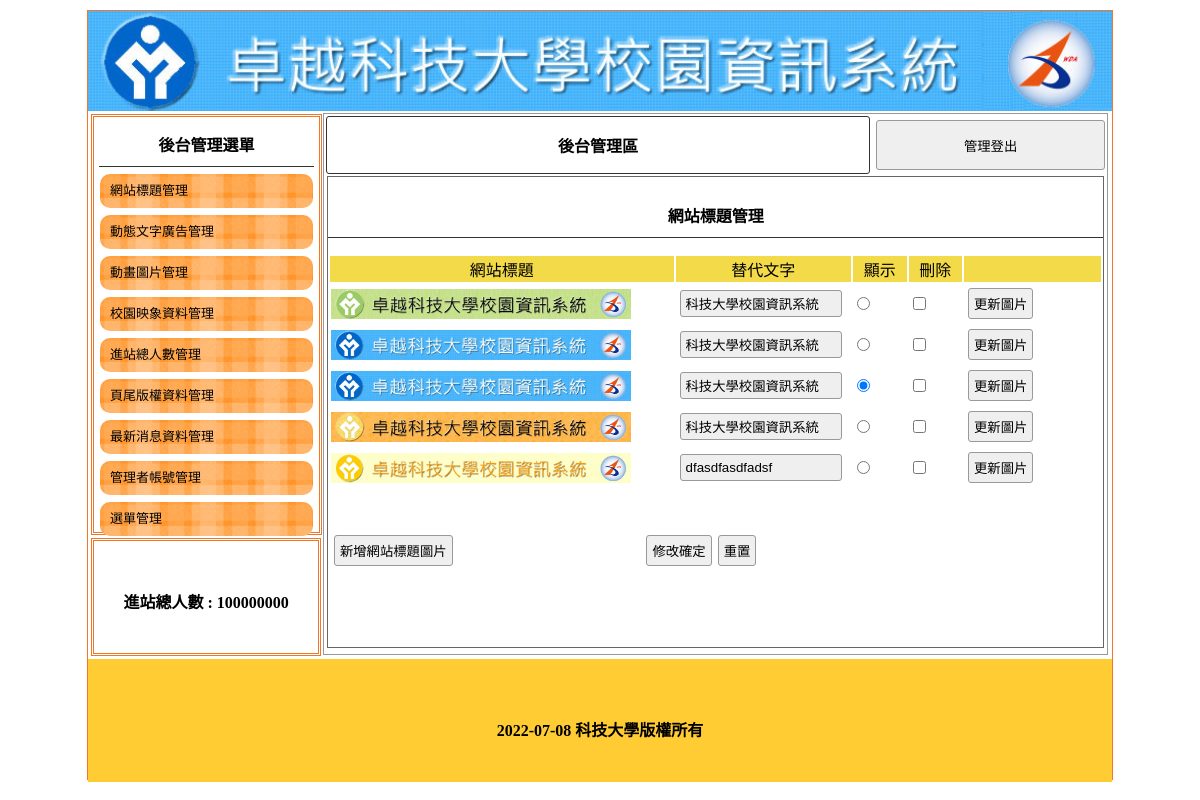
The page /back.php on the database its author committed.
### tables this page shows
CREATE TABLE `title` (
  `id` int(11) UNSIGNED NOT NULL,
  `img` varchar(128) NOT NULL,
  `text` varchar(128) NOT NULL,
  `sh` int(1) UNSIGNED NOT NULL
);

CREATE TABLE `total` (
  `id` int(11) UNSIGNED NOT NULL,
  `total` int(11) UNSIGNED NOT NULL
);

CREATE TABLE `bottom` (
  `id` int(11) UNSIGNED NOT NULL,
  `bottom` varchar(64) NOT NULL
);

### base.php (called while the page is built, shortened)
<?php
class DB
{
  protected $dsn="mysql:host=localhost;charset=utf8;dbname=db15";
  protected $user='root';
  protected $pw='';
  public $table;
  protected $pdo;
  public function __construct($table)
  {
    $this->table=$table;
    $this->pdo=new PDO($this->dsn,$this->user,$this->pw);
  }
  public function all(...$arg){
    $sql="select * from $this->table ";
    return $this->pdo->query($sql)->fetchAll(PDO::FETCH_ASSOC);
  }
  public function find($id){
    $sql="select * from $this->table ";
      if(is_array($id)){
        foreach($id as $key => $value){
          $tmp[]="`$key`='$value'";
        }
        $sql .= " WHERE " . join(" AND ", $tmp);
      }else{
        $sql .= "WHERE `id` = '$id' ";
      }
    return $this->pdo->query($sql)->fetch(PDO::FETCH_ASSOC);
  }
}
class Str{
  public function __construct($table)
  {
    $this->table=$table;
    switch($table){
      case 'title':
        $this->header="網站標題管理";
        $this->tdHead=["網站標題","替代文字"];
        $this->updateImg="更新圖片";
        $this->addBtn="新增網站標題圖片";
      break;
    }
  }
}
$Bot=new DB('bottom');
$Total=new DB('total');
$Title=new DB('title');
if(isset($do)){
  $Str=new Str($do);
}
?>

### back/title.php (the view, shortened to what this page needs)
<div style="width:99%; height:87%; margin:auto; overflow:auto; border:#666 1px solid;">
    <p class="t cent botli"><?=$Str->header;?></p>
    <form method="post" action="./api/edit.php">
        <table width="100%">
            <tbody>
                <tr class="yel">
                    <td width="45%"><?=$Str->tdHead[0];?></td>
                    <td width="23%"><?=$Str->tdHead[1];?></td>
                    <td width="7%">顯示</td>
                    <td width="7%">刪除</td>
                    <td></td>
                </tr>
                <?php
                    $rows=$DB->all();
                    foreach($rows as $row){
                ?>
                <tr>
                    <td>
                        <img src="./img/<?=$row['img'];?>" style="width:300px;height:30px;">
                    </td>
                    <td>
                        <input type="text" name="text[]" value="<?=$row['text'];?>">
                    </td>
                    <td>
                        <input type="radio" name="sh" value="<?=$row['id'];?>" <?=($row['sh']==1)?'checked':'';?>>
                    </td>
                    <td>
                        <input type="checkbox" name="del[]" value="<?=$row['id'];?>">
                    </td>
                    <td>
                        <input type="button" value="<?=$Str->updateImg;?>"
                        onclick="op('#cover','#cvr','./modal/upload.php?id=<?=$row['id'];?>&table=<?=$Str->table;?>')">
                    </td>
                </tr>
                <?php
                    }
                ?>
            </tbody>
        </table>
        <table style="margin-top:40px; width:70%;">
            <tbody>
                <tr>
                    <td width="200px"><input type="button" onclick="op('#cover','#cvr','./modal/<?=$Str->table;?>.php?do=<?=$Str->table;?>')" value="<?=$Str->addBtn;?>"></td>
                    <td class="cent"><input type="submit" value="修改確定"><input type="reset" value="重置"></td>
                </tr>
            </tbody>
        </table>
    </form>
</div>

### back.php (shortened to what this page needs)
<?php
	$do=$_GET['do']??'title';
	include "base.php";
	$DB=new DB($do);
?>
<!DOCTYPE html PUBLIC "-//W3C//DTD XHTML 1.0 Transitional//EN" "http://www.w3.org/TR/xhtml1/DTD/xhtml1-transitional.dtd">
<html xmlns="http://www.w3.org/1999/xhtml">
<head>
	<link href="./css/css.css" rel="stylesheet" type="text/css">
</head>
<body>
	<div id="main">
	<?php include "header.php"; ?>
		<div id="ms">
			<div id="lf" style="float:left;">
				<div id="menuput" class="dbor">
					<span class="t botli">後台管理選單</span>
					<a style="color:#000; font-size:13px; text-decoration:none;" href="?do=title">
						<div class="mainmu">網站標題管理 </div>
					</a>
					<a style="color:#000; font-size:13px; text-decoration:none;" href="?do=ad">
						<div class="mainmu">動態文字廣告管理 </div>
					</a>
					<a style="color:#000; font-size:13px; text-decoration:none;" href="?do=mvim">
						<div class="mainmu">動畫圖片管理 </div>
					</a>
					<a style="color:#000; font-size:13px; text-decoration:none;" href="?do=image">
						<div class="mainmu">校園映象資料管理 </div>
					</a>
					<a style="color:#000; font-size:13px; text-decoration:none;" href="?do=total">
						<div class="mainmu">進站總人數管理 </div>
					</a>
					<a style="color:#000; font-size:13px; text-decoration:none;" href="?do=bottom">
						<div class="mainmu">頁尾版權資料管理 </div>
					</a>
					<a style="color:#000; font-size:13px; text-decoration:none;" href="?do=news">
						<div class="mainmu">最新消息資料管理 </div>
					</a>
					<a style="color:#000; font-size:13px; text-decoration:none;" href="?do=admin">
						<div class="mainmu">管理者帳號管理 </div>
					</a>
					<a style="color:#000; font-size:13px; text-decoration:none;" href="?do=menu">
						<div class="mainmu">選單管理 </div>
					</a>
				</div>
				<div class="dbor" style="margin:3px; width:95%; height:20%; line-height:100px;">
					<span class="t">進站總人數 :
					<?=$Total->find(1)['total'];?>
					</span>
				</div>
			</div>
			<div class="di" style="height:540px; border:#999 1px solid; width:76.5%; margin:2px 0px 0px 0px; float:left; position:relative; left:20px;">
				<table width="100%">
					<tbody>
						<tr>
							<td style="width:70%;font-weight:800; border:#333 1px solid; border-radius:3px;" class="cent"><a href="?do=admin" style="color:#000; text-decoration:none;">後台管理區</a></td>
							<td><button onclick="document.cookie=&#39;user=&#39;;location.replace(&#39;?&#39;)" style="width:99%; margin-right:2px; height:50px;">管理登出</button></td>
						</tr>
					</tbody>
				</table>
				<?php
			$file="./back/".$do.".php";
			if(file_exists($file)){
				include $file;
			}else{
				include "./back/title.php";
			}
			?>
			</div>
		</div>
		<?php include "footer.php";?>
	</div>
</body>
</html>

### header.php
<a title="<?= $Title->find(['sh' => 1])['text']; ?>" href="./index.php">
  <div class="ti"
  style="background:url(&#39;img/<?= $Title->find(['sh' => 1])['img']; ?>&#39;); background-size:cover;">
  </div>
</a>

### footer.php
<div style="width:1024px; left:0px; position:relative; background:#FC3; margin-top:4px; height:123px; display:block;">
  <span class="t" style="line-height:123px;">
		<?=$Bot->find(1)['bottom'];?>
	</span>
</div>

### css/css.css (style rules this page uses)
body { padding:0px; margin:0px; }
#main { width:1024px; height:768px; margin:10px auto 10px auto; border:#EE7728 1px solid; position:relative; }
.ti { width:100%; height:100px; position:relative; background-size:cover; background-repeat:no-repeat; }
.dbor { border:#EE7728 double 3px; margin:1px; padding:2px 10px 2px 10px; }
.t { font-weight:800; display:block; text-align:center; padding:10px 1px 10px 1px; }
.botli { border-bottom:#333 1px solid; }
.mainmu { position:relative; border-radius:10px; background:url(../icon/menu.fw.png) center no-repeat; background-size:cover; line-height:30px; padding:2px 10px 2px 10px; margin:7px 1px 7px 1px; }
#lf { height:540px; width:21%; display:inline-block; }
#menuput { width:100%; height:75%; position:relative; padding:5px; display:block; margin: 3px; }
.di { display:inline-block; }
.cent { text-align:center; }
input,button { border:#999 1px solid; border-radius:3px; background:#EFEFEF; padding:5px; margin:3px; }
input[type=text],input[type=password] { width:150px; }
.yel td { background:#F3DA49; text-align:center; }

### rows shown on the page
title: img (picture), text "科技大學校園資訊系統", sh "☑"
total: total "100000000"
title: img (picture), text "科技大學校園資訊系統"
title: img (picture), text "科技大學校園資訊系統"
title: img (picture), text "科技大學校園資訊系統"
title: img (picture), text "dfasdfasdfadsf"
bottom: bottom "2022-07-08 科技大學版權所有"

### other values the page prints
$Str->header "網站標題管理"
$Str->tdHead[0] "網站標題"
$Str->tdHead[1] "替代文字"
